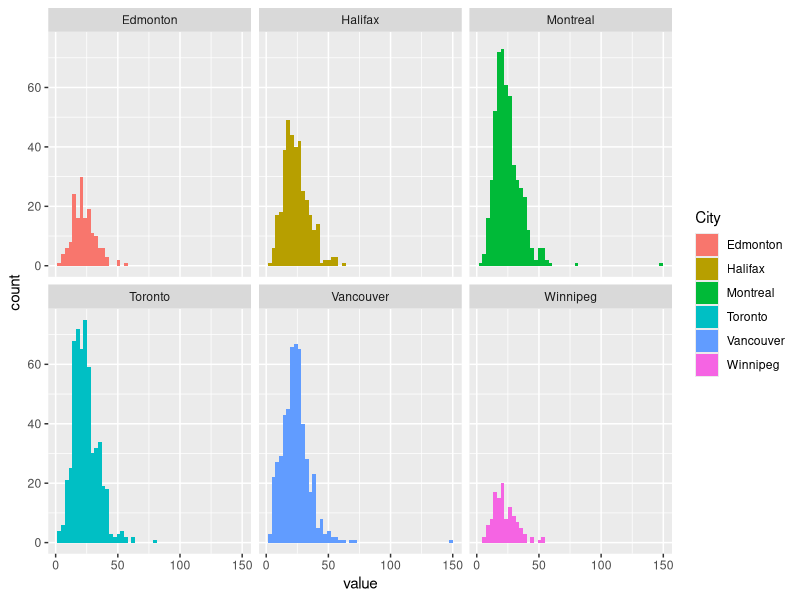

This chart was generated by the following R code:
SLA <- read.csv("Data/SLA_Canadian cities.csv")

library(vegan)
library(car)
library(tidyverse)

glimpse(SLA)

unique(SLA$City)


#####Histogram#####

histogram <- ggplot(SLA, aes(x = value, fill = City))+
    facet_wrap(~City)+
    geom_histogram(bins = 50)

histogram

##### one way ANOVA #####

ANOVA <- lm(value ~ City, data = SLA)
summary(ANOVA)

Anova(ANOVA, type = "2")

#Anova Table (Type II tests)

#Response: value
#Sum Sq       Df     F  value  Pr(>F)
#City         889    5  1.5407 0.1739
#Residuals 253337 2195      